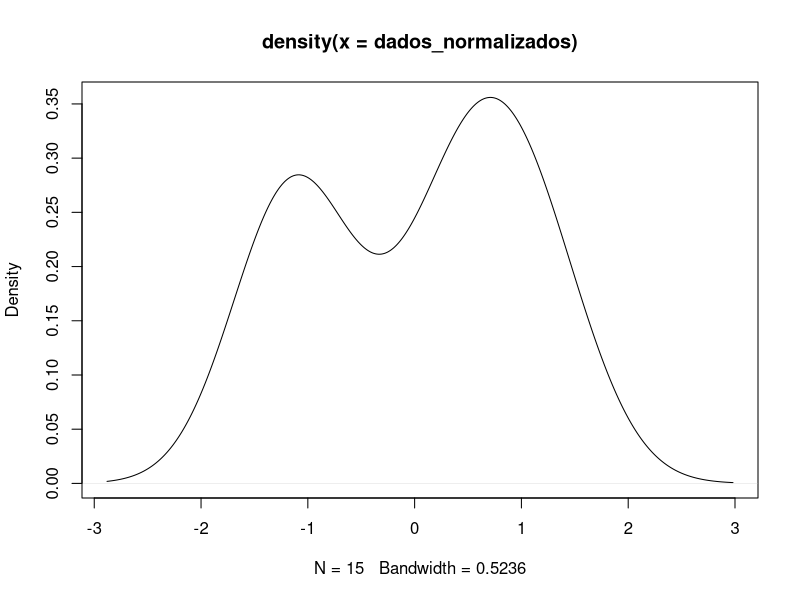
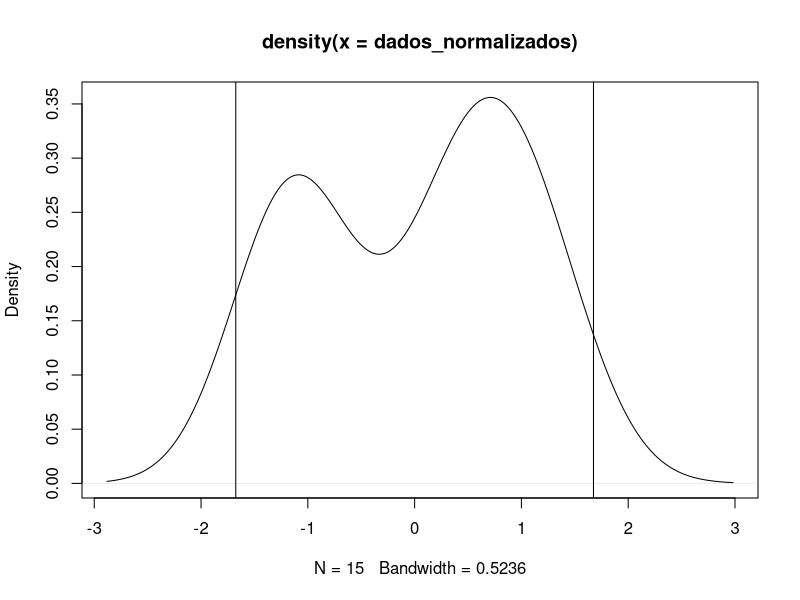

Reproduce these figures in R, in order.
## ---- chunk 1
dados <- c(40, 45, 41, 48, 49, 42, 47, 46, 41, 40, 40, 45, 46, 47, 48)
## ---- chunk 2
mean(dados); var(dados)
## ---- chunk 3
media <- mean(dados)
desvio <- sd(dados)
pnorm(dados, mean = media, sd = desvio)
## ---- chunk 4
dados_normalizados <- (dados - media) / desvio
dados_normalizados
## ---- chunk 5
plot(density(dados_normalizados))
## ---- chunk 6
# numero de amostras, o "tamanho" (length) dos dados
n <- length(dados)
ic <- 1.96 * desvio / sqrt(n)

media; media + ic; media - ic
## ---- chunk 7
plot(density(dados_normalizados))  + abline(v = ic) + abline(v = -ic)
## ---- chunk 8
shapiro.test(dados_normalizados)
## ---- chunk 9
# `head` para ver apenas o cabecalho dos dados
head(mtcars)
## ---- chunk 10
str(mtcars)
## ---- chunk 11
cor(mtcars)
## ---- chunk 12
knitr::kable(round(cor(mtcars), 2))
## ---- chunk 13
# calculando as correlacoes:
cor_mpg_disp <- cor.test(mtcars$mpg, mtcars$disp)
cor_carb_drat <- cor.test(mtcars$carb, mtcars$drat)

# ver o p-valor:
cor_mpg_disp$p.value; cor_carb_drat$p.value
